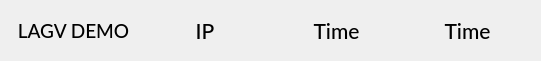
  <widget class="QWidget" name="gridLayoutWidget_8">
   <property name="geometry">
    <rect>
     <x>190</x>
     <y>0</y>
     <width>541</width>
     <height>61</height>
    </rect>
   </property>
   <layout class="QGridLayout" name="gridLayout_7">
    <item row="0" column="0">
     <widget class="QLabel" name="Name">
      <property name="font">
       <font>
        <family>Lato Medium</family>
        <pointsize>14</pointsize>
       </font>
      </property>
      <property name="text">
       <string>LAGV DEMO</string>
      </property>
      <property name="alignment">
       <set>Qt::AlignCenter</set>
      </property>
     </widget>
    </item>
    <item row="0" column="3">
     <widget class="QLabel" name="Date">
      <property name="font">
       <font>
        <family>Lato Medium</family>
        <pointsize>16</pointsize>
       </font>
      </property>
      <property name="text">
       <string>Time</string>
      </property>
      <property name="alignment">
       <set>Qt::AlignCenter</set>
      </property>
     </widget>
    </item>
    <item row="0" column="1">
     <widget class="QLabel" name="AGV_IP">
      <property name="font">
       <font>
        <family>Lato Medium</family>
        <pointsize>16</pointsize>
       </font>
      </property>
      <property name="text">
       <string>IP</string>
      </property>
      <property name="alignment">
       <set>Qt::AlignCenter</set>
      </property>
     </widget>
    </item>
    <item row="0" column="2">
     <widget class="QLabel" name="Time">
      <property name="font">
       <font>
        <family>Lato Medium</family>
        <pointsize>16</pointsize>
       </font>
      </property>
      <property name="text">
       <string>Time</string>
      </property>
      <property name="alignment">
       <set>Qt::AlignCenter</set>
      </property>
     </widget>
    </item>
   </layout>
  </widget>
